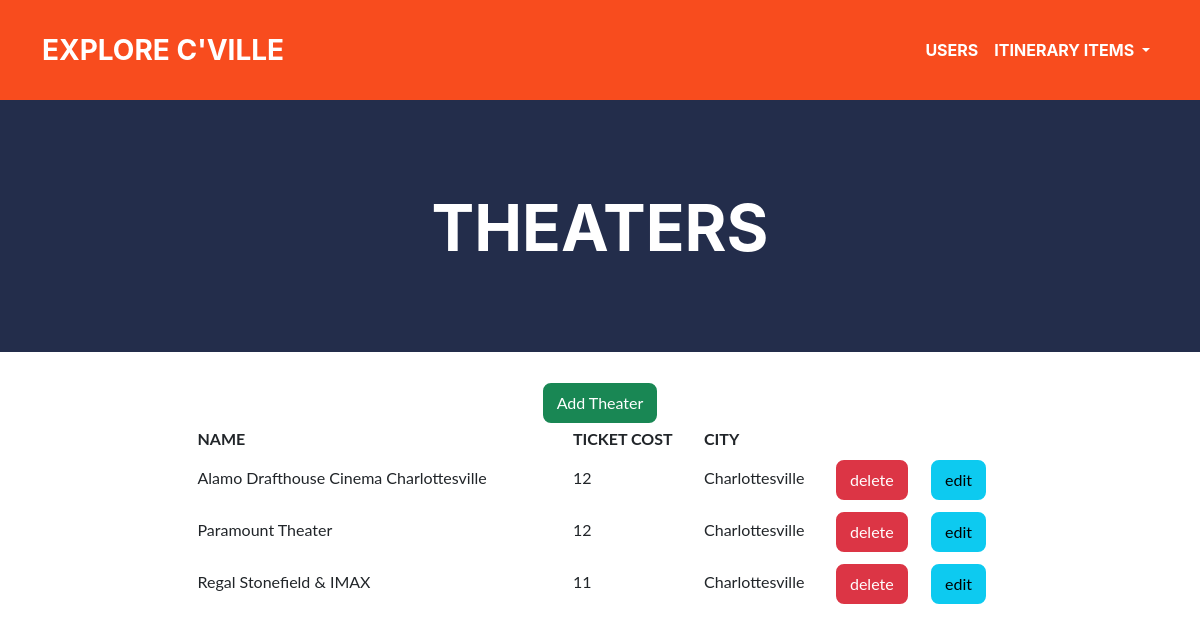
Page /theaters.php on the committed database.
### tables this page shows
CREATE TABLE `THEATER` (
  `THEATER_ID` int(11) NOT NULL,
  `THEATER_NAME` varchar(50) NOT NULL,
  `THEATER_TICK_COST` decimal(10,0) NOT NULL,
  `THEATER_STREET` varchar(50) NOT NULL,
  `THEATER_CITY` varchar(20) NOT NULL,
  `THEATER_STATE` varchar(3) NOT NULL,
  `THEATER_ZIP` varchar(10) NOT NULL
);

### theaters.php (the view, shortened to what this page needs)
  <?php include './components/navigation.php';?>
  <header class="masthead bg-primary text-white text-center">
      <div class="container d-flex align-items-center flex-column">
          <h1 class="masthead-heading text-uppercase mb-0">Theaters</h1>
      </div>
  </header>
  <div class="container">
    <center>
      <div class="col-9">
        <br />
  <?php require('connect-db.php'); ?>
  <?php
  try
  {
    if (isset($_GET['btnaction']))
    {
      switch ($_GET['btnaction'])
        {
          case 'delete': deleteTheater();  break;
        }
    }
    else { showTheater(); }
  }
  catch (Exception $e)
  {
    $error_message = $e->getMessage();
    echo "<p>Error message: $error_message </p>";
  }
  ?>
  <?php
  function showTheater()
  {
    global $db;
    $query = "SELECT * FROM THEATER";
    $statement = $db->prepare($query);
    $statement->execute();
    $results = $statement->fetchAll();
    echo "
    <form action='add-theater.php' method='post' style='line-height:50px'>
      <input type='submit' name='btnaction' value='Add Theater' class='btn btn-success' /></form>";
    echo "<table style='width:100%''>
          <tr>
            <th>NAME</th>
            <th>TICKET COST</th>
            <th>CITY</th>
          </tr>
          ";
    foreach ($results as $result)
    {
      $btndel = "<form action='" . $_SERVER['PHP_SELF'] . "' method='get' style='line-height:50px'>
        <input type='text' name='id' value='" . $result['THEATER_ID'] . "' hidden />
        <input type='submit' name='btnaction' value='delete' class='btn btn-danger' />
      </form>";
      $btnedit = "<form action='edit-theaters.php' method='post' style='line-height:50px'>
        <input type='text' name='id' value='" . $result['THEATER_ID'] . "' hidden />
      <input type='submit' name='btnaction' value='edit' class='btn btn-info' /></form>";
      echo "<tr>
      <td>" . $result['THEATER_NAME'] . "</td>
      <td>" . $result['THEATER_TICK_COST'] . "</td>
      <td>" . $result['THEATER_CITY'] . "</td>
      <td>" . $btndel . "</td>
      <td>" . $btnedit . "</td>
      </tr>";
    }
    echo "</table>";
  }
  ?>
    </div>
    </center>
  </div>
</body>

### rows in the picture
theater: THEATER_NAME "Alamo Drafthouse Cinema Charlottesville", THEATER_TICK_COST "12", THEATER_CITY "Charlottesville"
theater: THEATER_NAME "Paramount Theater", THEATER_TICK_COST "12", THEATER_CITY "Charlottesville"
theater: THEATER_NAME "Regal Stonefield & IMAX", THEATER_TICK_COST "11", THEATER_CITY "Charlottesville"
